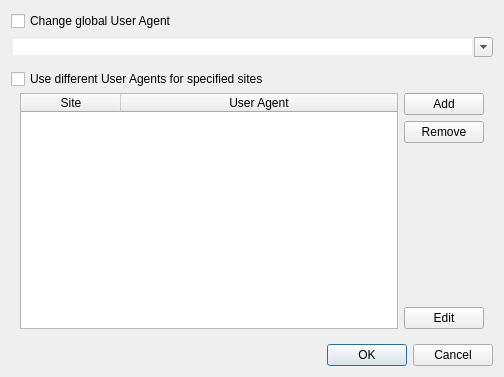
<?xml version="1.0" encoding="UTF-8"?>
<ui version="4.0">
 <class>UserAgentDialog</class>
 <widget class="QDialog" name="UserAgentDialog">
  <property name="geometry">
   <rect>
    <x>0</x>
    <y>0</y>
    <width>504</width>
    <height>377</height>
   </rect>
  </property>
  <property name="windowTitle">
   <string>User Agent Manager</string>
  </property>
  <layout class="QVBoxLayout" name="verticalLayout_2">
   <item>
    <widget class="QCheckBox" name="changeGlobal">
     <property name="text">
      <string>Change global User Agent</string>
     </property>
    </widget>
   </item>
   <item>
    <widget class="QComboBox" name="globalComboBox">
     <property name="editable">
      <bool>true</bool>
     </property>
     <property name="sizeAdjustPolicy">
      <enum>QComboBox::AdjustToMinimumContentsLength</enum>
     </property>
     <property name="frame">
      <bool>false</bool>
     </property>
    </widget>
   </item>
   <item>
    <widget class="Line" name="line"/>
   </item>
   <item>
    <layout class="QVBoxLayout" name="verticalLayout_3">
     <property name="spacing">
      <number>0</number>
     </property>
     <item>
      <widget class="QCheckBox" name="changePerSite">
       <property name="text">
        <string>Use different User Agents for specified sites</string>
       </property>
      </widget>
     </item>
     <item>
      <widget class="QFrame" name="perSiteFrame">
       <layout class="QHBoxLayout" name="horizontalLayout">
        <property name="topMargin">
         <number>4</number>
        </property>
        <item>
         <widget class="QTableWidget" name="table">
          <property name="editTriggers">
           <set>QAbstractItemView::NoEditTriggers</set>
          </property>
          <property name="alternatingRowColors">
           <bool>true</bool>
          </property>
          <property name="selectionMode">
           <enum>QAbstractItemView::SingleSelection</enum>
          </property>
          <property name="selectionBehavior">
           <enum>QAbstractItemView::SelectRows</enum>
          </property>
          <property name="showGrid">
           <bool>false</bool>
          </property>
          <property name="sortingEnabled">
           <bool>true</bool>
          </property>
          <attribute name="horizontalHeaderStretchLastSection">
           <bool>true</bool>
          </attribute>
          <attribute name="verticalHeaderVisible">
           <bool>false</bool>
          </attribute>
          <attribute name="verticalHeaderDefaultSectionSize">
           <number>25</number>
          </attribute>
          <column>
           <property name="text">
            <string>Site</string>
           </property>
          </column>
          <column>
           <property name="text">
            <string>User Agent</string>
           </property>
          </column>
         </widget>
        </item>
        <item>
         <layout class="QVBoxLayout" name="verticalLayout">
          <item>
           <widget class="QPushButton" name="add">
            <property name="text">
             <string>Add</string>
            </property>
           </widget>
          </item>
          <item>
           <widget class="QPushButton" name="remove">
            <property name="text">
             <string>Remove</string>
            </property>
           </widget>
          </item>
          <item>
           <spacer name="verticalSpacer">
            <property name="orientation">
             <enum>Qt::Vertical</enum>
            </property>
            <property name="sizeHint" stdset="0">
             <size>
              <width>20</width>
              <height>40</height>
             </size>
            </property>
           </spacer>
          </item>
          <item>
           <widget class="QPushButton" name="edit">
            <property name="text">
             <string>Edit</string>
            </property>
           </widget>
          </item>
         </layout>
        </item>
       </layout>
      </widget>
     </item>
    </layout>
   </item>
   <item>
    <widget class="QDialogButtonBox" name="buttonBox">
     <property name="orientation">
      <enum>Qt::Horizontal</enum>
     </property>
     <property name="standardButtons">
      <set>QDialogButtonBox::Cancel|QDialogButtonBox::Ok</set>
     </property>
    </widget>
   </item>
  </layout>
 </widget>
 <resources/>
 <connections>
  <connection>
   <sender>buttonBox</sender>
   <signal>accepted()</signal>
   <receiver>UserAgentDialog</receiver>
   <slot>accept()</slot>
   <hints>
    <hint type="sourcelabel">
     <x>248</x>
     <y>254</y>
    </hint>
    <hint type="destinationlabel">
     <x>157</x>
     <y>274</y>
    </hint>
   </hints>
  </connection>
  <connection>
   <sender>buttonBox</sender>
   <signal>rejected()</signal>
   <receiver>UserAgentDialog</receiver>
   <slot>reject()</slot>
   <hints>
    <hint type="sourcelabel">
     <x>316</x>
     <y>260</y>
    </hint>
    <hint type="destinationlabel">
     <x>286</x>
     <y>274</y>
    </hint>
   </hints>
  </connection>
 </connections>
</ui>
